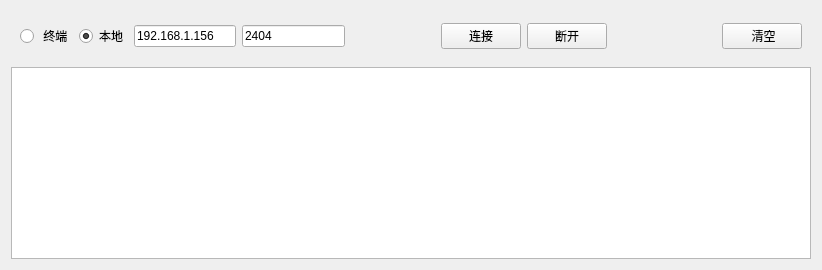
       <widget class="QWidget" name="tab_Connect">
        <attribute name="title">
         <string>建立连接</string>
        </attribute>
        <layout class="QVBoxLayout" name="verticalLayout_2">
         <item>
          <widget class="QWidget" name="widget_3" native="true">
           <property name="minimumSize">
            <size>
             <width>0</width>
             <height>0</height>
            </size>
           </property>
           <property name="maximumSize">
            <size>
             <width>800</width>
             <height>50</height>
            </size>
           </property>
           <layout class="QHBoxLayout" name="horizontalLayout_4">
            <property name="spacing">
             <number>0</number>
            </property>
            <property name="leftMargin">
             <number>0</number>
            </property>
            <property name="topMargin">
             <number>0</number>
            </property>
            <property name="rightMargin">
             <number>0</number>
            </property>
            <property name="bottomMargin">
             <number>0</number>
            </property>
            <item>
             <widget class="QWidget" name="widget" native="true">
              <layout class="QHBoxLayout" name="horizontalLayout_2">
               <item>
                <layout class="QHBoxLayout" name="horizontalLayout">
                 <item>
                  <widget class="QRadioButton" name="radioBtn_Server">
                   <property name="text">
                    <string> 终端</string>
                   </property>
                   <property name="checked">
                    <bool>false</bool>
                   </property>
                  </widget>
                 </item>
                 <item>
                  <widget class="QRadioButton" name="radioBtn_Client">
                   <property name="text">
                    <string>本地</string>
                   </property>
                   <property name="checked">
                    <bool>true</bool>
                   </property>
                  </widget>
                 </item>
                </layout>
               </item>
               <item>
                <widget class="QLineEdit" name="Edit_IP">
                 <property name="text">
                  <string>192.168.1.156</string>
                 </property>
                </widget>
               </item>
               <item>
                <widget class="QLineEdit" name="Edit_Port">
                 <property name="text">
                  <string>2404</string>
                 </property>
                </widget>
               </item>
              </layout>
             </widget>
            </item>
            <item>
             <spacer name="horizontalSpacer">
              <property name="orientation">
               <enum>Qt::Horizontal</enum>
              </property>
              <property name="sizeHint" stdset="0">
               <size>
                <width>40</width>
                <height>20</height>
               </size>
              </property>
             </spacer>
            </item>
            <item>
             <widget class="QLabel" name="labelConIocn">
              <property name="minimumSize">
               <size>
                <width>50</width>
                <height>50</height>
               </size>
              </property>
              <property name="maximumSize">
               <size>
                <width>50</width>
                <height>50</height>
               </size>
              </property>
              <property name="text">
               <string/>
              </property>
             </widget>
            </item>
            <item>
             <widget class="QWidget" name="widget_2" native="true">
              <layout class="QHBoxLayout" name="horizontalLayout_3">
               <item>
                <widget class="QPushButton" name="Btn_Connect">
                 <property name="text">
                  <string>连接</string>
                 </property>
                </widget>
               </item>
               <item>
                <widget class="QPushButton" name="Btn_Close">
                 <property name="text">
                  <string>断开</string>
                 </property>
                </widget>
               </item>
               <item>
                <spacer name="horizontalSpacer_2">
                 <property name="orientation">
                  <enum>Qt::Horizontal</enum>
                 </property>
                 <property name="sizeHint" stdset="0">
                  <size>
                   <width>40</width>
                   <height>20</height>
                  </size>
                 </property>
                </spacer>
               </item>
               <item>
                <spacer name="horizontalSpacer_4">
                 <property name="orientation">
                  <enum>Qt::Horizontal</enum>
                 </property>
                 <property name="sizeHint" stdset="0">
                  <size>
                   <width>40</width>
                   <height>20</height>
                  </size>
                 </property>
                </spacer>
               </item>
               <item>
                <spacer name="horizontalSpacer_3">
                 <property name="orientation">
                  <enum>Qt::Horizontal</enum>
                 </property>
                 <property name="sizeHint" stdset="0">
                  <size>
                   <width>40</width>
                   <height>20</height>
                  </size>
                 </property>
                </spacer>
               </item>
               <item>
                <widget class="QWidget" name="widget_4" native="true">
                 <layout class="QHBoxLayout" name="horizontalLayout_5">
                  <property name="spacing">
                   <number>0</number>
                  </property>
                  <property name="leftMargin">
                   <number>0</number>
                  </property>
                  <property name="topMargin">
                   <number>0</number>
                  </property>
                  <property name="rightMargin">
                   <number>0</number>
                  </property>
                  <property name="bottomMargin">
                   <number>0</number>
                  </property>
                  <item>
                   <widget class="QPushButton" name="Btn_ConnectClear">
                    <property name="text">
                     <string> 清空</string>
                    </property>
                   </widget>
                  </item>
                 </layout>
                </widget>
               </item>
              </layout>
             </widget>
            </item>
           </layout>
          </widget>
         </item>
         <item>
          <widget class="QTableView" name="tableViewConnect"/>
         </item>
        </layout>
       </widget>
